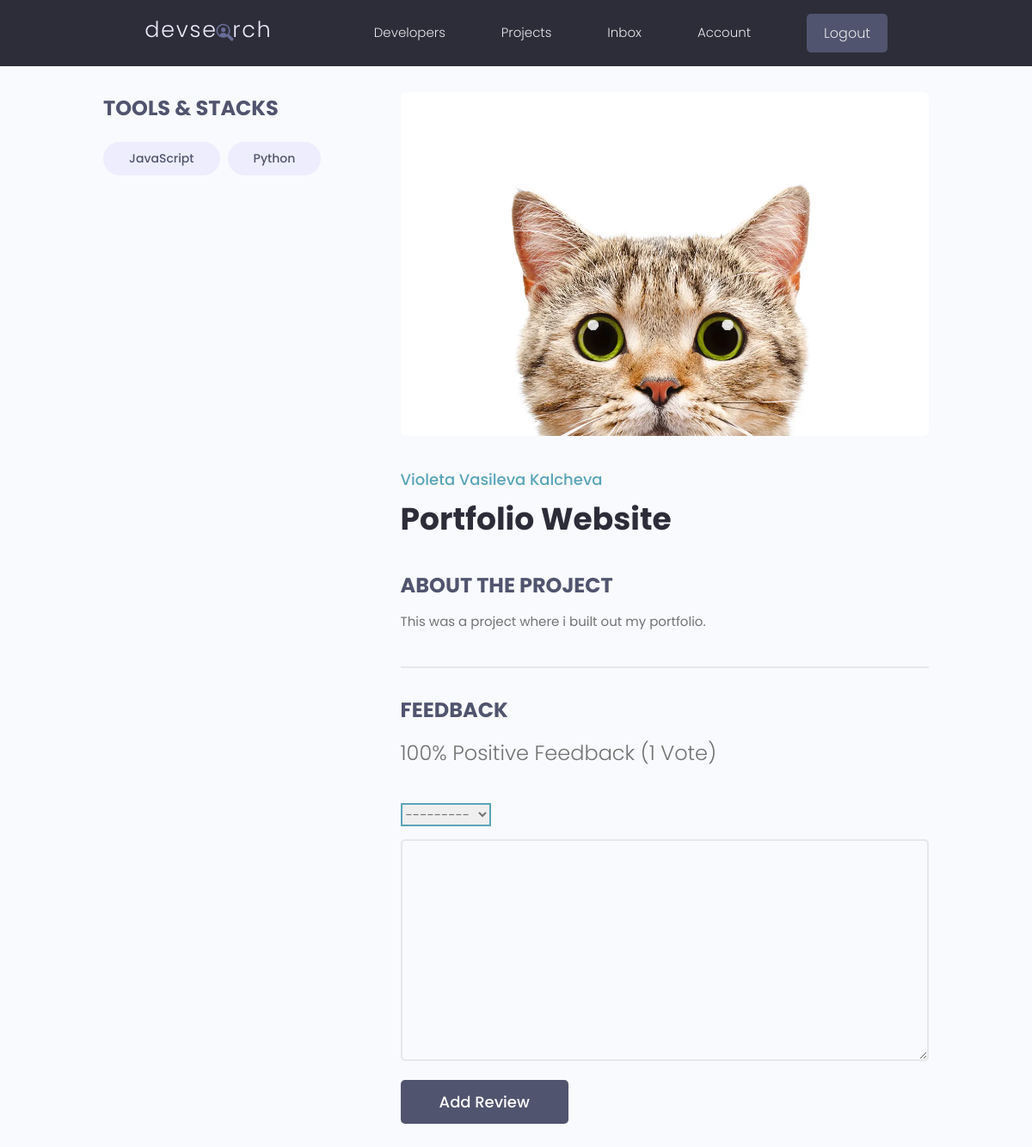
/projects/project/7e46cbd3-5a34-4bdf-a45b-b1c521e06ed0/ (signed in), run on the app's committed database.
### projects/models.py (models this page shows, shortened)
class Tag(models.Model):
    name = models.CharField(max_length=200)
    created = models.DateTimeField(auto_now_add=True)
    id = models.UUIDField(default=uuid.uuid4, unique=True, primary_key=True, editable=False)
    def __str__(self):
        return self.name

class Project(models.Model):
    owner = models.ForeignKey(Profile, null=True, blank=True, on_delete=models.CASCADE)
    title = models.CharField(max_length=200)
    description = models.TextField(null=True, blank=True)
    featured_image = models.ImageField(null=True, blank=True, default='blank.png')
    demo_link = models.CharField(max_length=2000, null=True, blank=True)
    source_link = models.CharField(max_length=2000, null=True, blank=True)
    tags = models.ManyToManyField('Tag', blank=True)
    vote_total = models.IntegerField(default=0, null=True, blank=True)
    vote_ratio = models.IntegerField(default=0, null=True, blank=True)
    created = models.DateTimeField(auto_now_add=True)
    id = models.UUIDField(default=uuid.uuid4, unique=True, primary_key=True, editable=False)
    class Meta:
        ordering = ['-vote_ratio', '-vote_total', 'title']
    @property
    def reviewers(self):
        queryset = self.review_set.all().values_list('owner__id', flat=True)
        return queryset

class Review(models.Model):
    VOTE_TYPE = (
        ('up', 'Up Vote'),
        ('down', 'Down Vote'),
    )
    owner = models.ForeignKey(Profile, on_delete=models.CASCADE, null=True)
    project = models.ForeignKey(Project, on_delete=models.CASCADE)
    body = models.TextField(null=True, blank=True)
    value = models.CharField(max_length=200, choices=VOTE_TYPE)
    created = models.DateTimeField(auto_now_add=True)
    id = models.UUIDField(default=uuid.uuid4, unique=True, primary_key=True, editable=False)
    class Meta:
        unique_together = [['owner', 'project']]

### users/models.py (models this page shows, shortened)
class Profile(models.Model):
    user = models.OneToOneField(User, on_delete=models.CASCADE)
    name = models.CharField(max_length=200,null=True, blank=True)
    username = models.CharField(max_length=200,null=True, blank=True)
    location = models.CharField(max_length=200, null=True, blank=True)
    short_intro = models.CharField(max_length=200, blank=True, null=True)
    bio = models.TextField(blank=True, null=True)
    profile_image = models.ImageField(null=True, blank=True, upload_to='profiles/', default='profile/default.png')
    email = models.EmailField(max_length=500, null=True, blank=True)
    social_github = models.CharField(max_length=200, blank=True, null=True)
    social_twitter = models.CharField(max_length=200, blank=True, null=True)
    social_linkedin = models.CharField(max_length=200, blank=True, null=True)
    social_youtube = models.CharField(max_length=200, blank=True, null=True)
    social_website = models.CharField(max_length=200, blank=True, null=True)
    created = models.DateTimeField(auto_now_add=True)
    id = models.UUIDField(default=uuid.uuid4, unique=True, primary_key=True, editable=False)

### projects/views.py (the view, shortened to what this page needs)
# urls.py: path("project/<str:pk>/", views.project, name="project"),
def project(request, pk):
    project_obj = Project.objects.get(id=pk)
    form = ReviewForm()
    context = {
        'project': project_obj,
        'form': form,
    }
    return render(request, "projects/single_project.html", context)

### projects/forms.py
class ReviewForm(ModelForm):
    class Meta:
        model = Review
        fields = ['value', 'body']
        labels = {
            'value': 'Place your vote',
            'body': 'Add a comment with your vote'
        }
    def __init__(self, *args, **kwargs):
        super(ReviewForm, self).__init__(*args, **kwargs)
        for name, field in self.fields.items():
            field.widget.attrs.update({'class': 'input'})

### projects/templates/projects/single_project.html (shortened to what this page needs)
{% extends 'main.html' %}
{% block content %}
    <main class="singleProject my-md">
        <div class="container">
            <div class="layout">
                <div class="column column--1of3">
                    <h3 class="singleProject__subtitle">Tools & Stacks</h3>
                    <div class="singleProject__toolStack">
                        {% for tag in project.tags.all %}
                            <span class="tag tag--pill tag--sub tag--lg">
                               <small>{{ tag }}</small>
                            </span>
                        {% endfor %}
                    </div>
                </div>
                <div class="column column--2of3">
                    <img class="singleProject__preview" src="{{ project.featured_image.url }}"
                         alt="portfolio thumbnail"/>
                    <a href="{% url 'user-profile' project.owner_id  %}" class="singleProject__developer">{{project.owner.name}}</a>
                    <h2 class="singleProject__title">{{ project.title }}</h2>
                    <h3 class="singleProject__subtitle">About the Project</h3>
                    <div class="singleProject__info">
                        {{ project.description }}
                    </div>
                    <div class="comments">
                        <h3 class="singleProject__subtitle">Feedback</h3>
                        <h5 class="project--rating">
                            {{ project.vote_ratio }}% Positive Feedback ({{ project.vote_total }}
                            Vote{{ project.vote_total|pluralize:'s' }})
                        </h5>
                        {% if request.user.profile.id in project.reviewers %}
                            <p>You have already submitted your review for this project</p>
                        {% elif request.user.profile == project.owner %}
                            <p>You cannot review your own work</p>
                        {% elif request.user.is_authenticated %}
                            <form class="form" action="{% url 'project' project.id %}" method="POST">
                                {% for field in form %}
                                    <div class="form__field">
                                        {{ field }}
                                    </div>
                                {% endfor %}
                                <input class="btn btn--sub btn--lg" type="submit" value="Add Review"/>
                            </form>
                        {% else %}
                            <a href="{% url 'login' %}?next={{ request.path }}">Please login to leave a review</a>
                        {% endif %}
                    </div>
                </div>
            </div>
        </div>
    </main>
{% endblock %}

### static/styles/app.css (style rules this page uses)
:root { --color-sub: #2d2d39; }
.btn--sub { background-color: var(--color-sub-light); }
img { width: 100%; }
.singleProject .column--1of3 { order: 2; }
@media screen and (min-width: 1081px) { .singleProject .column--1of3 { order: 1; } }
@media screen and (min-width: 1081px) { .singleProject .column--2of3 { order: 2; } }
.singleProject__toolStack { margin-top: 2rem; margin-bottom: 4rem; }
.singleProject__preview { height: 50vh; object-fit: cover; object-position: top center; margin-bottom: 3rem; border-radius: 0.7rem; }
.singleProject__developer { font-size: 1.8rem; font-weight: 500; }
.singleProject__title { font-size: 3.6rem; font-weight: 700; color: var(--color-sub); margin-bottom: 3rem; }
.project--rating { margin-bottom: 1.6em; margin-top: .5em; }
.singleProject__subtitle { text-transform: uppercase; font-size: 2.4rem; font-weight: 700; color: var(--color-sub-light); margin-bottom: 1rem; }
.comments { margin-top: 4rem; padding-top: 3rem; border-top: 2px solid var(--color-light); }

### static/uikit/styles/modules/_variables.css (style rules this page uses)
:root { --color-main: #5aa5b9; --color-main-light: #e6faff; --color-sub: #3f4156; --color-sub-light: #51546e; --color-sub-lighter: #ededfd; --color-text: #737373; --color-gray: #8b8b8b; --color-light: #e5e7eb; --color-light-gray: #767676; --color-bg: #f8fafd; --color-white: #fffefd; --color-white-light: #f3f3f3; --color-success: #359e64; --color-success-bg: #def8e8; --color-error: #fc4b0b; --color-error-bg: #fff2ee; --font-base: 'Poppins', arial, helvetica, 'Segoe UI', roboto, ubuntu, sans-serif; --font-monospace: 'Fira Code', 'Courier New', courier, monospace; --font-regular: 300; --font-medium: 500; --font-bold: 700; --generic-shadow: 1px 1px 5px #00000010; --generic-transition: all 0.3s ease-in-out; }

### static/uikit/styles/modules/_base.css (style rules this page uses)
* { margin: 0; padding: 0; box-sizing: border-box; text-rendering: optimizeLegibility; color: inherit; font-size: inherit; }
html { font-size: 50%; }
@media only screen and (min-width: 480px) { html { font-size: 56.25%; } }
@media only screen and (min-width: 1200px) { html { font-size: 62.5%; } }
body { line-height: 1.6; font-weight: 400; font-size: 1.5rem; color: var(--color-text); background-color: var(--color-bg); min-height: 100vh; }

### static/uikit/styles/modules/_typography.css (style rules this page uses)
* { font-family: var(--font-base); }
h2 { font-size: 3.6rem; font-weight: var(--font-bold); }
h3 { font-size: 3.2rem; font-weight: var(--font-medium); }
h5 { font-size: 2.4rem; font-weight: var(--font-medium); }
h5, h6 { font-weight: var(--font-regular); }
p, span, strong { font-size: 1.6rem; color: var(--color-text); font-weight: var(--font-regular); }
a { padding-bottom: 2px; text-decoration: none; display: inline-block; color: var(--color-main); font-weight: var(--font-medium); }

### static/uikit/styles/modules/_utilities.css (style rules this page uses)
.container { width: 92%; max-width: 165rem; margin: 0 auto; box-sizing: border-box; }
@media screen and (min-width: 1000px) { .container { width: 90%; } }
@media screen and (min-width: 1200px) { .container { width: 80%; } }
.my-md { margin: 3rem auto; }

### static/uikit/styles/modules/_button.css (style rules this page uses)
.btn { display: inline-block; position: relative; cursor: pointer; background-color: var(--color-light); font-weight: var(--font-medium); color: var(--color-sub); text-decoration: none; padding: 1rem 2rem; border-radius: 0.5rem; border: none; width: -webkit-fit-content; width: -moz-fit-content; width: fit-content; height: -webkit-fit-content; height: -moz-fit-content; height: fit-content; font-size: 1.6rem; outline-width: 0; outline-color: transparent; -webkit-backface-visibility: hidden; backface-visibility: hidden; transition: all 0.3s ease-in-out; }
.btn--sub { background-color: var(--color-sub); color: var(--color-white); }
.btn--lg { font-size: 1.8rem; padding: 1.2rem 4.5rem; }

### static/uikit/styles/modules/_form.css (style rules this page uses)
.form { display: block; }
.form__field { margin-top: 1.5rem; margin-bottom: 1.5rem; }
input.input[type='text'], input.input[type='email'], input.input[type='password'], input.input[type='number'], textarea.input { min-width: 24rem; width: 100%; padding: 1.2rem 1.5rem; border-radius: 0.5rem; border: 2px solid var(--color-light); transition: all 0.3s ease-in-out; background-color: var(--color-bg); }
input.input[type='text']:focus, input.input[type='email']:focus, input.input[type='password']:focus, input.input[type='number']:focus, input.input[type='text']:active, input.input[type='email']:active, input.input[type='password']:active, input.input[type='number']:active, select.input, textarea.input:focus, textarea.input:active { outline: none; border: 2px solid var(--color-main); }

### data on the page
Tag: name "JavaScript"
Tag: name "Python"
Project: featured_image (picture), owner.name "Violeta Vasileva Kalcheva", title "Portfolio Website", description "This was a project where i built out my portfolio.", vote_ratio "100", vote_total "1"
